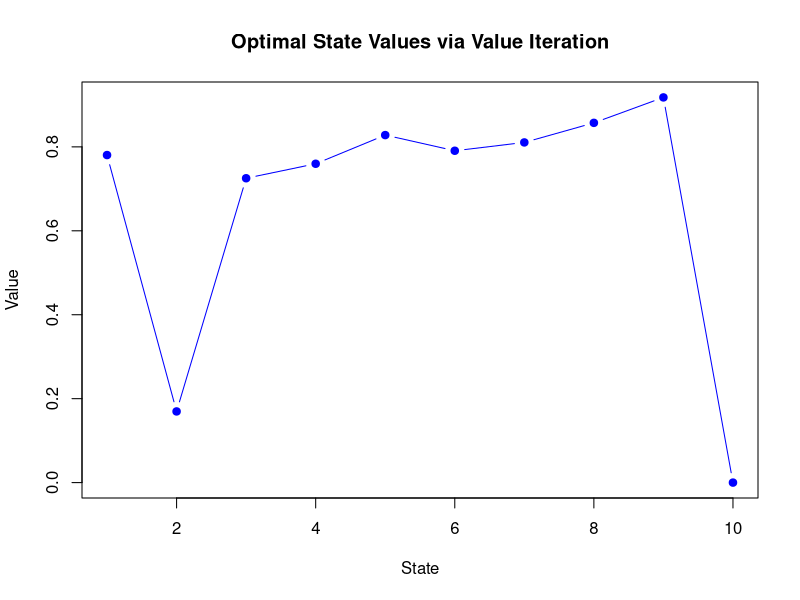

Here is the R script that generated this plot:
## ---- chunk 1
n_states <- 10
n_actions <- 2
gamma <- 0.9
terminal_state <- n_states

set.seed(42)
transition_model <- array(0, dim = c(n_states, n_actions, n_states))
reward_model <- array(0, dim = c(n_states, n_actions, n_states))

for (s in 1:(n_states - 1)) {
  transition_model[s, 1, s + 1] <- 0.9
  transition_model[s, 1, sample(1:n_states, 1)] <- 0.1

  transition_model[s, 2, sample(1:n_states, 1)] <- 0.8
  transition_model[s, 2, sample(1:n_states, 1)] <- 0.2

  for (s_prime in 1:n_states) {
    reward_model[s, 1, s_prime] <- ifelse(s_prime == n_states, 1.0, 0.1 * runif(1))
    reward_model[s, 2, s_prime] <- ifelse(s_prime == n_states, 0.5, 0.05 * runif(1))
  }
}

transition_model[n_states, , ] <- 0
reward_model[n_states, , ] <- 0
## ---- chunk 2
value_iteration <- function() {
  V <- rep(0, n_states)
  policy <- rep(1, n_states)
  theta <- 1e-4
  
  repeat {
    delta <- 0
    for (s in 1:(n_states - 1)) {
      v <- V[s]
      q_values <- numeric(n_actions)
      for (a in 1:n_actions) {
        for (s_prime in 1:n_states) {
          q_values[a] <- q_values[a] +
            transition_model[s, a, s_prime] *
            (reward_model[s, a, s_prime] + gamma * V[s_prime])
        }
      }
      V[s] <- max(q_values)
      policy[s] <- which.max(q_values)
      delta <- max(delta, abs(v - V[s]))
    }
    if (delta < theta) break
  }
  list(V = V, policy = policy)
}
## ---- chunk 3
dp_result <- value_iteration()
dp_value <- dp_result$V
dp_policy <- dp_result$policy
dp_policy
## ---- chunk 4
plot(dp_value, type = "b", col = "blue", pch = 19,
     xlab = "State", ylab = "Value",
     main = "Optimal State Values via Value Iteration")
